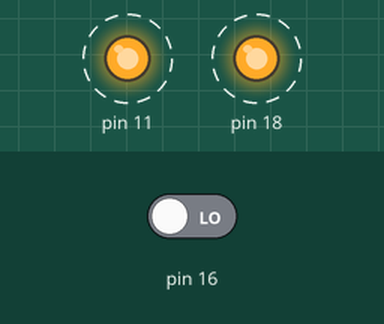
A program run on a simulated Raspberry Pi (header pin numbers). Shown: output pins drawn as LEDs (lit = HIGH). Dashed ring = blinking. The test bench sets the inputs (shaded band); at power-on: pin 16 LOW. Library files of the repository ran but are not shown: ADC0832.py; pins used as bus, display or sensor lines are not drawn; what the program prints to the terminal is not drawn.

Above: at 1.2 s.
1.3 s: pin 16 driven HIGH
Timing chart, 0 to 10.3 s (numbered marks = the images above; inputs shaded):
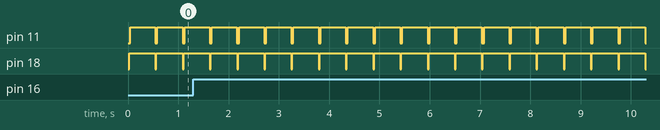

Measured:
- by itself, pin 11: alternates HIGH for 0.50 s and LOW for 0.04 s
- by itself, pin 18: alternates HIGH for 0.52 s and LOW for 0.02 s

The program:

photoresistor.py
```python
import modules.ADC0832 as RPI_ADC0832
import time

def main():

    # Create an ADC0832 instance
    adc = RPI_ADC0832.ADC0832()

    #adc.csPin = 17 # Default pin: 17
    #adc.clkPin = 27 # Default pin: 27
    #adc.doPin = 23 # Default pin: 23
    #adc.diPin = 24 # Default pin: 24
    prev = 0

    try:
        print("Type ctrl-c to quit")
        print("Light intensity from 0 to 100%:")
        while True:
            val = 0
            ch0 = adc.read(0)
            ch1 = adc.read(1)
            #get the higher value
            if ch0 > ch1:
                val = ch0
            else:
                val = ch1

            percent = round((val/255) * 100)
            if prev != percent:
                print('{0}% {1}'.format(percent, val))
                prev = percent
            time.sleep(.5)
    except KeyboardInterrupt:
        print("Program shut down by user")
    finally:
        adc.cleanup()
        print("Cleaning up and shutting down")

if __name__ == "__main__":
    main()
```
